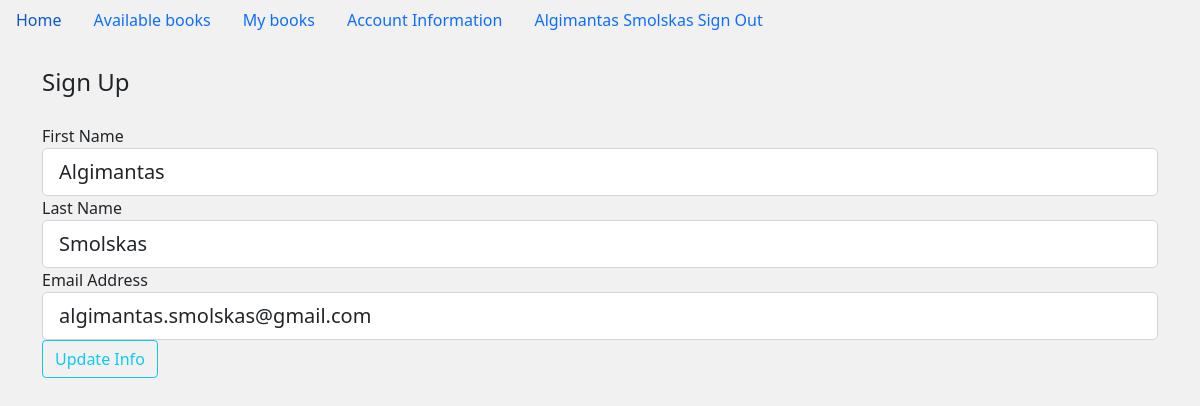
Page /update_account_information (signed in) on the committed database.
### main.py (models this page shows)
class User(db.Model, UserMixin):
    __tablename__ = 'user'
    id = db.Column(db.Integer, primary_key=True)
    first_name = db.Column(db.String(100), nullable=False)
    last_name = db.Column(db.String(100), nullable=False)
    email_address = db.Column(db.String(100), nullable=False, unique=True)
    password = db.Column(db.String(100), nullable=False)
    books = db.relationship('Book', secondary=helper_table_2, back_populates='readers')
    is_admin = db.Column(db.Boolean, nullable=False, default=False)

### main.py (the view, shortened to what this page needs)
@app.route('/update_account_information', methods=['GET', 'POST'])
def update_account_information():
    form = forms.UpdateAccountInformationForm()
    if request.method == 'GET':
        form.email_address.data = current_user.email_address
        form.first_name.data = current_user.first_name
        form.last_name.data = current_user.last_name
    return render_template('update_account_information.html', form_in_html=form)

### forms.py (shortened to what this page needs)
class UpdateAccountInformationForm(FlaskForm):
    email_address = StringField('Email Address', [DataRequired()])
    first_name = StringField('First Name', [DataRequired()])
    last_name = StringField('Last Name')
    submit = SubmitField('Update Info')

### main.py (called while the page is built)
@login_manager.user_loader
def load_user(user_id):
    return User.query.get(user_id)

### templates/update_account_information.html (shortened to what this page needs)
{% extends "base.html" %}
{% block content %}
<div class="content-section">
    <form method="POST" action="">
        <fieldset class="form-group">
            <legend class="mb-4">Sign Up</legend>
            <div class="form-group">
                {{ form_in_html.first_name.label(class="form-control-label") }}
                {% if form_in_html.first_name.errors %}
                {{ form_in_html.first_name(class="form-control form-control-lg is-invalid") }}
                <div class="invalid-feedback">
                    {% for error in form_in_html.first_name.errors %}
                    <span>{{ error }}</span>
                    {% endfor %}
                </div>
                {% else %}
                {{ form_in_html.first_name(class="form-control form-control-lg") }}
                {% endif %}
            </div>
            <div class="form-group">
                {{ form_in_html.last_name.label(class="form-control-label") }}
                {% if form_in_html.last_name.errors %}
                {{ form_in_html.last_name(class="form-control form-control-lg is-invalid") }}
                <div class="invalid-feedback">
                    {% for error in form_in_html.last_name.errors %}
                    <span>{{ error }}</span>
                    {% endfor %}
                </div>
                {% else %}
                {{ form_in_html.last_name(class="form-control form-control-lg") }}
                {% endif %}
            </div>
            <div class="form-group">
                {{ form_in_html.email_address.label(class="form-control-label") }}
                {% if form_in_html.email_address.errors %}
                {{ form_in_html.email_address(class="form-control form-control-lg is-invalid") }}
                <div class="invalid-feedback">
                    {% for error in form_in_html.email_address.errors %}
                    <span>{{ error }}</span>
                    {% endfor %}
                </div>
                {% else %}
                {{ form_in_html.email_address(class="form-control form-control-lg") }}
                {% endif %}
            </div>
        </fieldset>
        <div class="form-group">
            {{ form_in_html.submit(class="btn btn-outline-info") }}
        </div>
    </form>
</div>
{% endblock content %}

### templates/base.html (shortened to what this page needs)
<!doctype html>
<html lang="en">
<head>
    <link href="https://cdn.jsdelivr.net/npm/bootstrap@5.0.2/dist/css/bootstrap.min.css" rel="stylesheet"
>
</head>
<body>
<ul class="nav">
    <li class="nav-item">
        <a class="nav-link active" aria-current="page" href="{{ url_for('home') }}">Home</a>
    </li>
    {% if current_user.is_authenticated %}
    <li class="nav-item">
        <a class="nav-link" href="{{ url_for('available_books') }}">Available books</a>
    </li>
    <li class="nav-item">
        <a class="nav-link" href="{{ url_for('my_books') }}">My books</a>
    </li>
    <li class="nav-item">
        <a class="nav-link" href="{{ url_for('update_account_information') }}">Account Information</a>
    </li>
    <li class="nav-item">
        <a class="nav-link" href="{{ url_for('sign_out') }}">{{current_user.first_name}}
            {{current_user.last_name}} Sign Out</a>
    </li>
    {% endif %}
</ul>
<div class="container">
    <br>
    {% block content %}
    {% endblock %}
</div>
</body>
</html>

### templates/base.html (style rules this page uses)
body { background-color: #F2F1F1 }

### rows in the picture
User: first_name "Algimantas", last_name "Smolskas", email_address "algimantas.smolskas@gmail.com"
